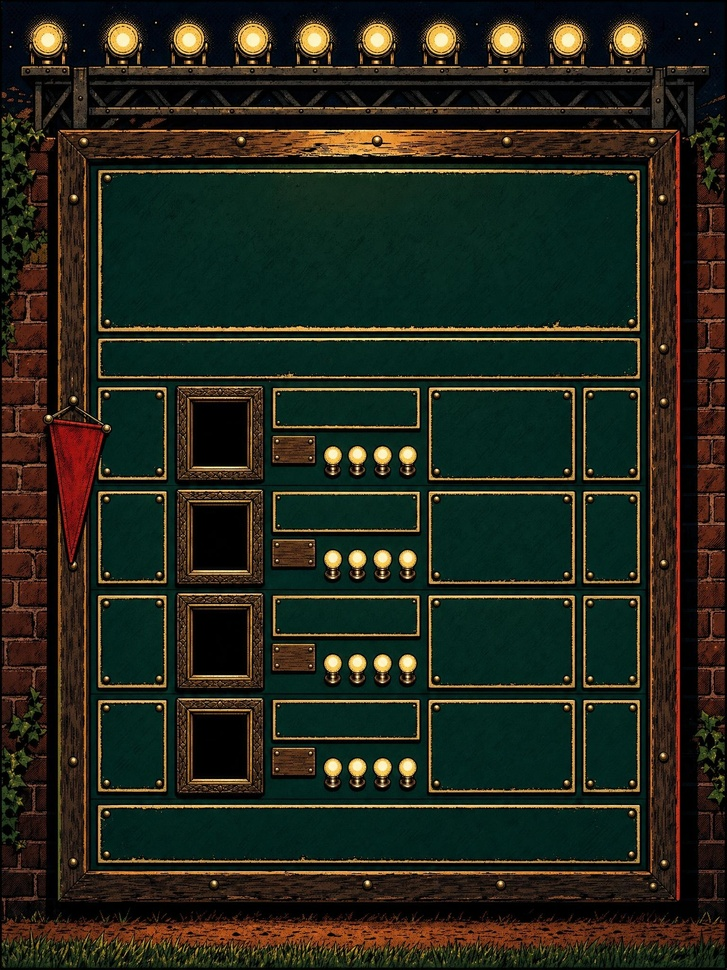
#> input picture ez/tools/concepts/worlds/comic/story/h/meet14/img/v3p.jpg, 727 x 970 px, shrunk from 1536 x 2048 before the run
$ python ccg.py img/v3p.jpg img/v3p.jpg 1.0
#> lines starting #> are read from the running program, lines starting #| are printed output that depends on the picture
# /usr/bin/python3 ccg.py img [mode gold|green|grey|lite] : filled rectangles of one paint as fractions
import sys
from PIL import Image
import numpy as np
im=np.asarray(Image.open(sys.argv[1]).convert('RGB')).astype(float);H,W,_=im.shape;mode=sys.argv[2] if len(sys.argv)>2 else 'gold'
#> after `H, W, _ = im.shape`: H = 970; W = 727
r,g,b=im[...,0],im[...,1],im[...,2];mx=im.max(2);mn=im.min(2);S=(mx-mn)/np.maximum(mx,1);V=mx/255
#> after `r, g, b = (im[..., 0], im[..., 1], im[..., 2])`:
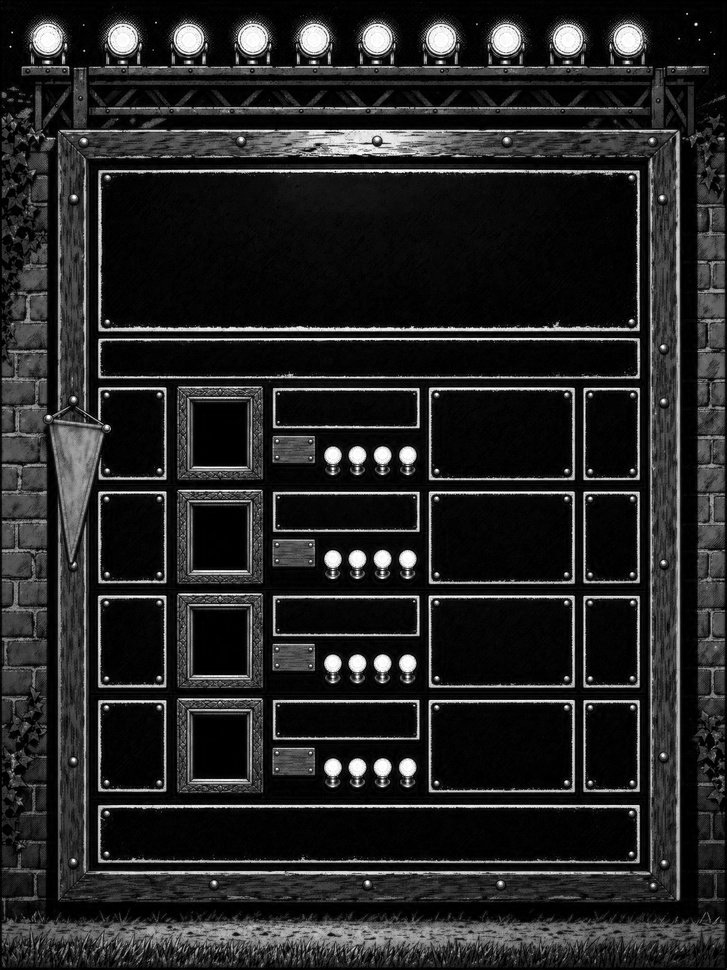
#> r: shape (970, 727) float64; min 0, max 255, mean 36.5
#> after `r, g, b = (im[..., 0], im[..., 1], im[..., 2])`:
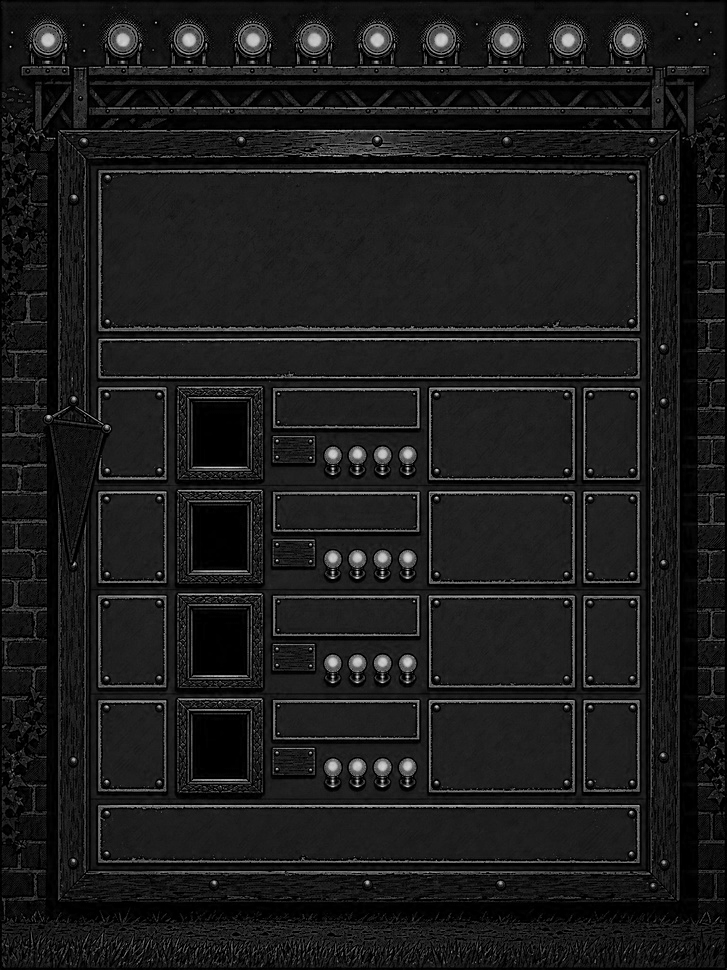
#> b: shape (970, 727) float64; min 0, max 227, mean 27.9
#> after `mx = im.max(2)`:
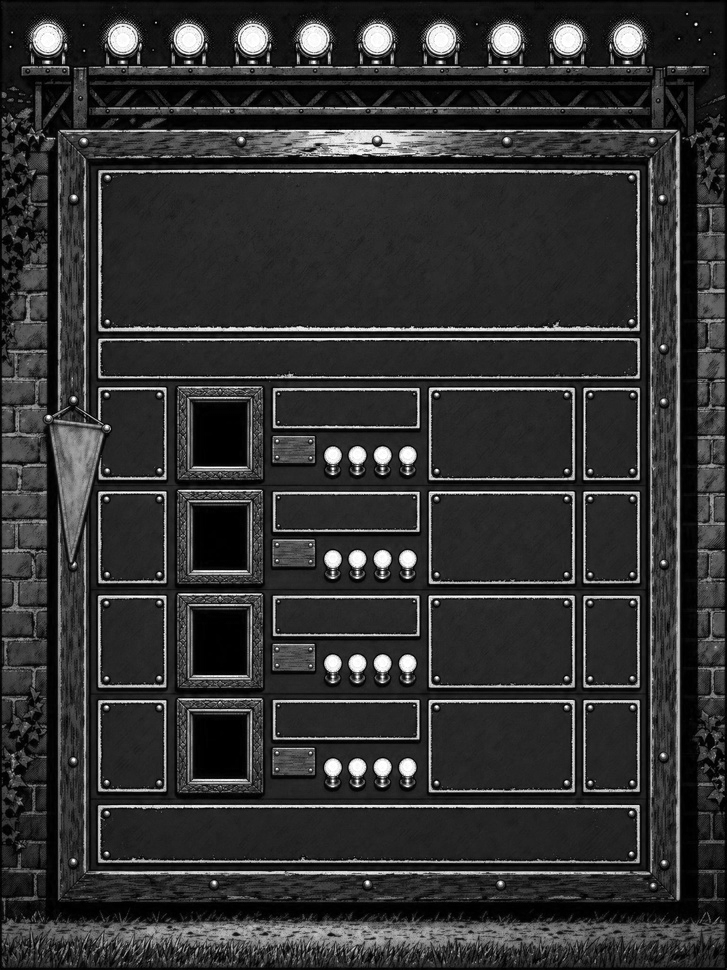
#> mx: shape (970, 727) float64; min 0, max 255, mean 50
#> after `mn = im.min(2)`:
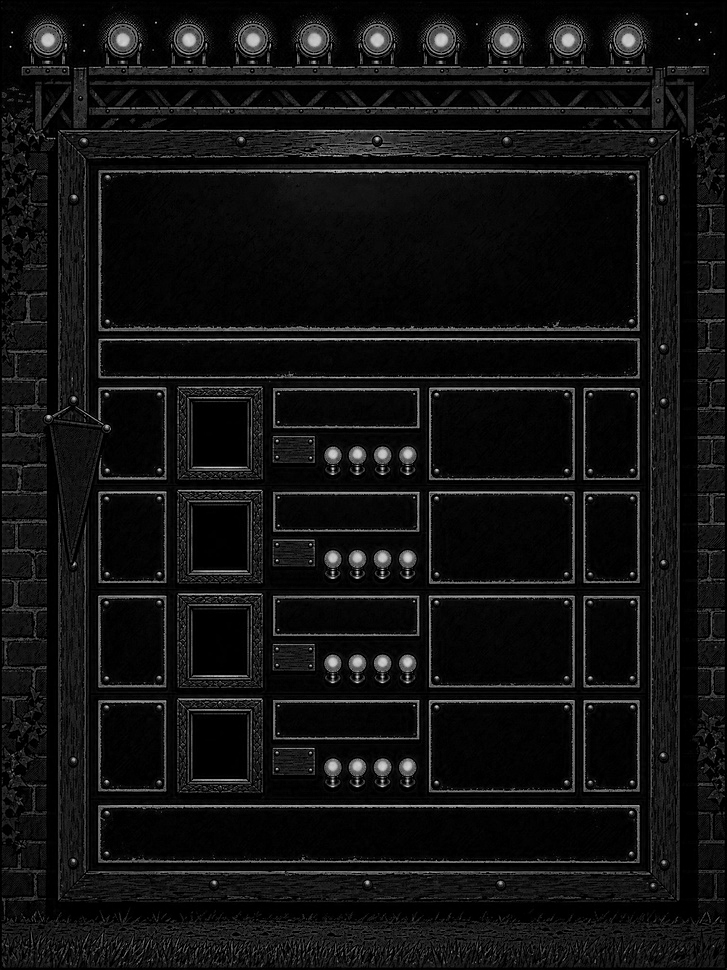
#> mn: shape (970, 727) float64; min 0, max 227, mean 17.6
#> after `S = (mx - mn) / np.maximum(mx, 1)`:
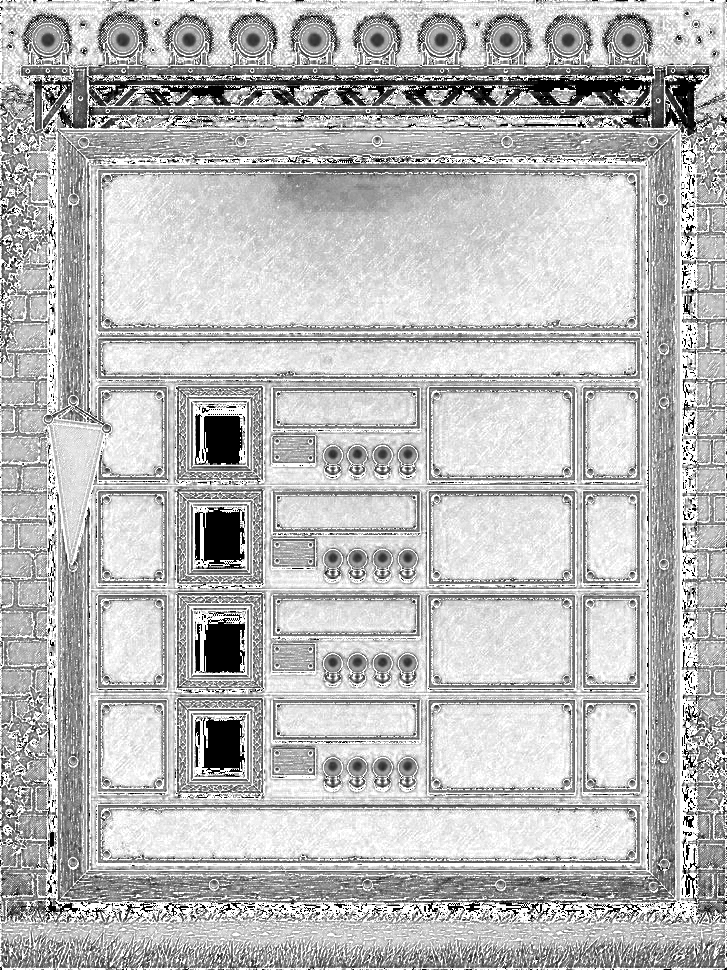
#> S: shape (970, 727) float64; min 0, max 1, mean 0.728
hue=np.degrees(np.arctan2(np.sqrt(3)*(g-b),2*r-g-b))%360
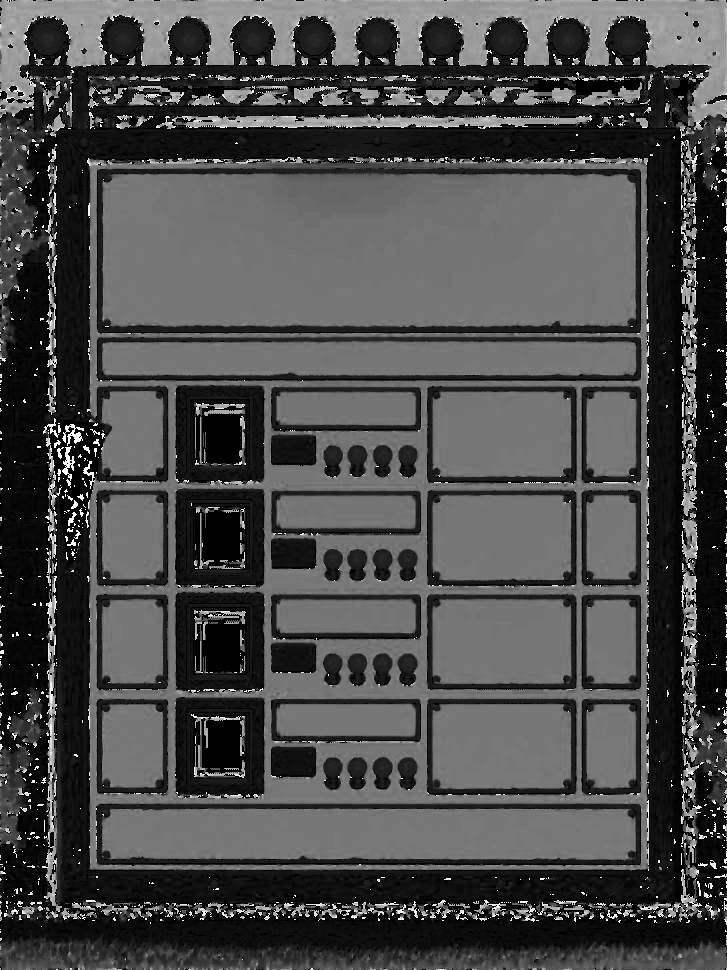
#> hue: shape (970, 727) float64; min 0, max 359.7, mean 105.9; drawn with min black and max white
#> (the run stopped early here; a loop or call above may not have finished)
